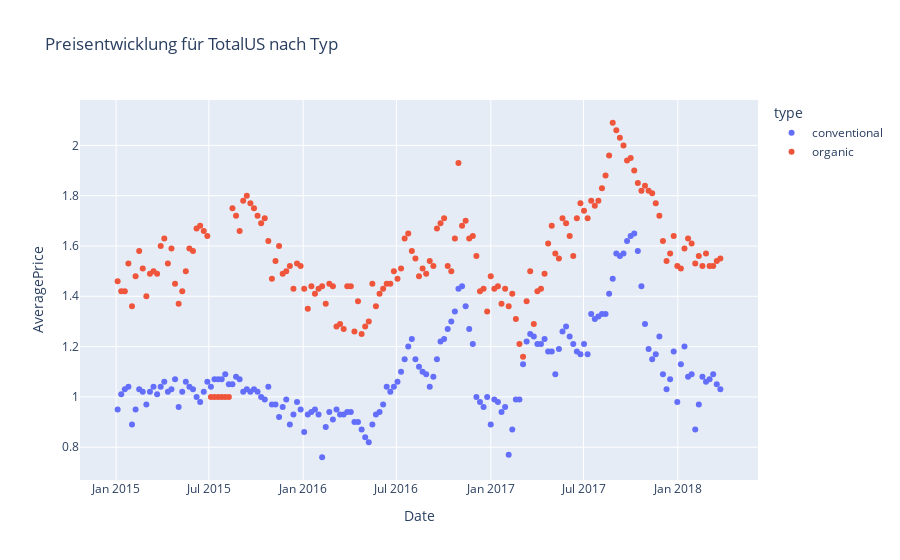

Notebook code cell kept with this figure:
### Code cell
fig = px.scatter(total_US, x="Date", y="AveragePrice", color="type",title="Preisentwicklung für TotalUS nach Typ")
fig.show()

### Figure 1 — Plotly figure (JSON) as saved in the notebook; plotly's stock layout.template omitted (floating-point values rounded to 4 significant figures; data arrays with more than 128 entries replaced by an {"elided": "..."} marker saying what was removed)
{"data": [{"hovertemplate": "type=conventional<br>Date=%{x}<br>AveragePrice=%{y}<extra></extra>", "legendgroup": "conventional", "marker": {"color": "#636efa", "symbol": "circle"}, "mode": "markers", "name": "conventional", "orientation": "v", "showlegend": true, "type": "scatter", "x": {"elided": "169 str values"}, "xaxis": "x", "y": {"elided": "169 float values"}, "yaxis": "y"}, {"hovertemplate": "type=organic<br>Date=%{x}<br>AveragePrice=%{y}<extra></extra>", "legendgroup": "organic", "marker": {"color": "#EF553B", "symbol": "circle"}, "mode": "markers", "name": "organic", "orientation": "v", "showlegend": true, "type": "scatter", "x": {"elided": "169 str values"}, "xaxis": "x", "y": {"elided": "169 float values"}, "yaxis": "y"}], "layout": {"legend": {"title": {"text": "type"}, "tracegroupgap": 0}, "title": {"text": "Preisentwicklung für TotalUS nach Typ"}, "xaxis": {"anchor": "y", "domain": [0, 1], "title": {"text": "Date"}}, "yaxis": {"anchor": "x", "domain": [0, 1], "title": {"text": "AveragePrice"}}}}
